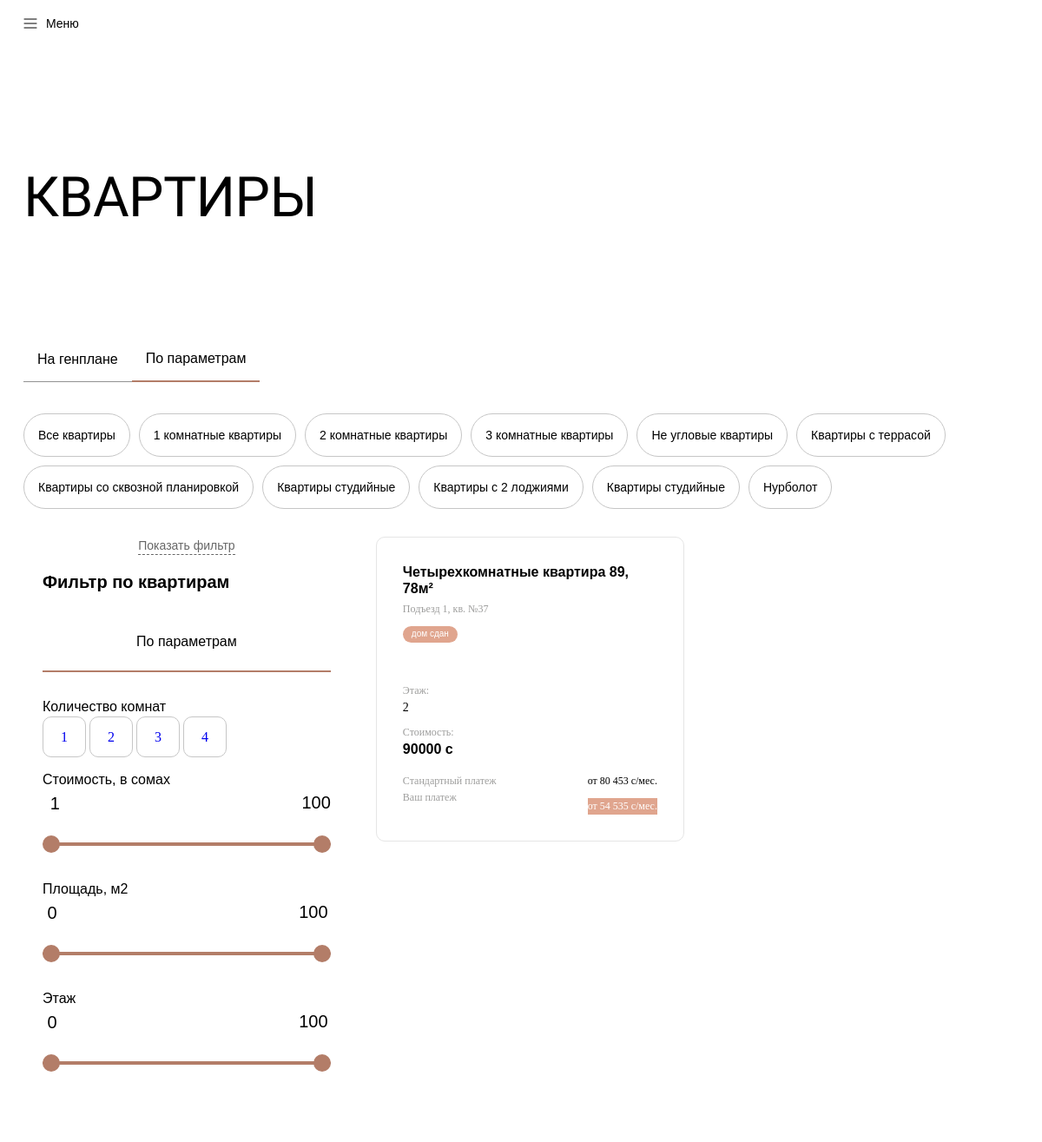
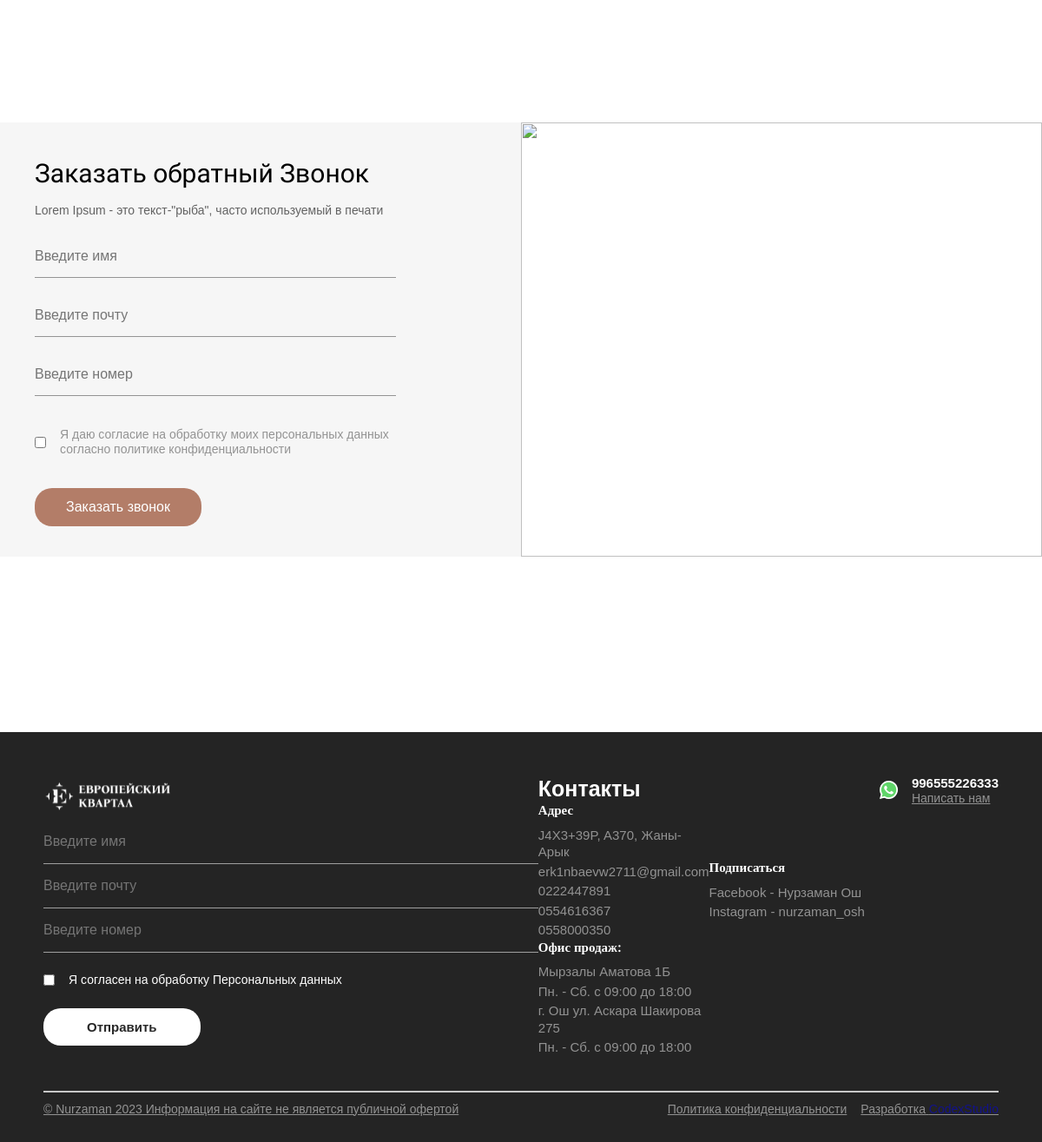
Page /catalog/?category=10 on the committed database (2 pictures, top to bottom).
### apps/apartment/models.py (models this page shows, shortened)
class Category(models.Model):
    title = models.CharField(
        max_length = 255,
        verbose_name = "Название категории",
        blank= True, null = True
    )
    class Meta:
        verbose_name = "Категория квартир"
        verbose_name_plural = "Категория квартир"

class Rooms(models.Model):
    title = models.CharField(
        max_length = 255,
        verbose_name = "Сколько Комнат"
    )
    def __str__(self):
        return self.title
    class Meta:
        verbose_name = "Добавить Комнаты"
        verbose_name_plural = "Добавить Комнаты"

class Apartment(models.Model):
    category = models.ForeignKey(
        Category,
        related_name = "category_room",
        on_delete = models.CASCADE,
        blank= True, null = True
    )
    room = models.ForeignKey(
        Rooms,
        on_delete = models.CASCADE
    )
    razmer = models.CharField(
        max_length = 255,
        verbose_name = "Размер"
    )
    info = models.CharField(
        max_length = 255,
        verbose_name ="Дополнительная информация",
        blank = True,null=True
    )
    layote = ResizedImageField(
        force_format="WEBP",
        quality=100,
        upload_to='layote/',
        verbose_name="Фотография планировки",
        blank = True, null = True
    )
    plan = ResizedImageField(
        force_format="WEBP",
        quality=100,
        upload_to='plan/',
        verbose_name="Фотография на плане этажа",
        blank = True, null = True
    )
    object = ResizedImageField(
        force_format="WEBP",
        quality=100,
        upload_to='object/',
        verbose_name="Фотография на объекте",
        blank = True, null = True
    )
    price = models.CharField(
        max_length = 255,
        verbose_name = "Цена"
    )
    floor = models.ForeignKey(
        Floor,
        related_name = "floor_form",
        on_delete = models.CASCADE,
        verbose_name = "Сколько этаж",
        blank=True,null = True
    )
    exploitation = models.CharField(
        max_length = 255,
        verbose_name = "Ввод в эксплуатацию"
    )
    layout_text = models.CharField(
        max_length = 255,
        verbose_name = "Тип планировок "
    )
    status = models.ForeignKey(
        Status,
        related_name = "choise_room",
        on_delete = models.CASCADE,
        blank = True, null = True
    )
    class Meta:
        verbose_name = "Добавить Квартиру"
        verbose_name_plural = "Добавить Квартиру"

class Status(models.Model):
    title = models.CharField(
        max_length = 255,
        verbose_name = "Статус квартиры"
    )
    def __str__(self):
        return self.title
    class Meta:
        verbose_name = "Добавить Статус"
        verbose_name_plural = "Добавить Статус"

class Floor(models.Model):
    title = models.CharField(
        max_length = 2,
        verbose_name = "Номер этажа"
    )
    def __str__(self):
        return self.title
    class Meta:
        verbose_name = "Добавить Этажи"
        verbose_name_plural = "Добавить Этажи"

### apps/contacts/models.py (models this page shows, shortened)
class ContactInfo(models.Model):
    title = RichTextField(
        verbose_name="Информационный текст",
        blank=True,null=True
    )
    image = ResizedImageField(
        force_format="WEBP",
        quality=100,
        upload_to='gallery/',
        verbose_name="Фотография",
        blank = True, null = True
    )
    class Meta:
        verbose_name = "Заказать обратный Звонок"
        verbose_name_plural = "Заказать обратный Звонок"

### apps/base/models.py (models this page shows, shortened)
class Settings(models.Model):
    title = models.CharField(
        max_length=255,
        verbose_name="Название сайта"
    )
    descriptions = models.TextField(
        verbose_name="Информационный текст",
        blank=True,null=True
    )
    logo = ResizedImageField(
        force_format="WEBP",
        quality=100,
        upload_to='logo/',
        verbose_name="Логотип Компании",
        blank = True, null = True
    )
    logo_complex = ResizedImageField(
        force_format="WEBP",
        quality=100,
        upload_to='logo/',
        verbose_name="Логотип Комплекса",
        blank = True, null = True
    )
    email = models.EmailField(
        max_length=255,
        verbose_name='Почта'
        )
    location = models.CharField(
        max_length=255,
        verbose_name='Адрес'
    )
    whatsapp = models.URLField(
        verbose_name='Whatspp URL',
        blank=True, null=True
    )
    whatsapp_number = models.CharField(
        max_length = 255,
        verbose_name = "Whatsapp номер"
    )
    instagram = models.URLField(
        verbose_name='Instagram URL',
        blank=True, null=True
    )
    youtube = models.URLField(
        verbose_name='Youtube URL',
        blank=True, null=True
    )
    facebook = models.URLField(
        verbose_name='Facebook URL',
        blank=True, null=True
    )
    class Meta:
            verbose_name = "Основная настройка"
            verbose_name_plural = "Основные настройки"

class SettingsPhone(models.Model):
    settings = models.ForeignKey(Settings, related_name='phone_title', on_delete=models.CASCADE)
    phone = models.CharField(
          max_length = 255,
          verbose_name = "Телефонный номер"
     )
    class Meta:
        unique_together = ('settings', 'phone')
        verbose_name = "Дополнительный телефонный номер"
        verbose_name_plural = "Дополнительный телефонный номер"

class SettingsOffice(models.Model):
    settings = models.ForeignKey(Settings, related_name='office_title', on_delete=models.CASCADE)
    location = models.CharField(
        max_length=255,
        verbose_name='Адрес'
    )
    phone = models.CharField(
          max_length = 255,
          verbose_name = "График работы"
     )
    class Meta:
        unique_together = ('settings', 'phone', 'location')
        verbose_name = "Офис продаж"
        verbose_name_plural = "Офис продаж"

class SettingsSoc(models.Model):
    settings = models.ForeignKey(Settings, related_name='settings_soc', on_delete=models.CASCADE)
    title = models.CharField(
          max_length = 255,
          verbose_name = "Название соц.сети"
     )
    username = models.CharField(
        max_length = 255,
        verbose_name = "username аккаунта"
    )
    url = models.URLField(
        verbose_name = "Ссылка"
    )
    class Meta:
        unique_together = ('settings', 'title')
        verbose_name = "Соц сети"
        verbose_name_plural = "Соц сети"

### apps/apartment/views.py (the view, shortened to what this page needs)
# urls.py: path('catalog/', views.catalog, name="catalog"),
def catalog(request):
    settings = Settings.objects.latest("id")
    categories = models.Category.objects.all()
    category_id = request.GET.get('category')
    apartments = models.Apartment.objects.all()
    if category_id:
        apartments = apartments.filter(category__id=category_id)
    rooms = models.Rooms.objects.all()
    rooms_id = request.GET.get("room")
    items_per_page = 4
    paginator = Paginator(apartments, items_per_page)
    page = request.GET.get('page')
    try:
        apartments = paginator.page(page)
    except PageNotAnInteger:
        apartments = paginator.page(1)
    except EmptyPage:
        apartments = paginator.page(paginator.num_pages)
        apartments = paginator.page(paginator.num_pages)
    contactinfo = ContactInfo.objects.latest('id')
    return render(request, 'catalog.html', locals())

### templates/catalog.html (shortened to what this page needs)
{% load static %}
<!DOCTYPE html>
<html lang="en">
  <head>
    <link rel="stylesheet" href="{% static 'assets/styles/style.css' %}" />
    <link rel="stylesheet" href="{% static 'assets/styles/swiperStyle.css' %}" />
  </head>
  <body>
    <header class="header" style="height: fit-content">
      <nav class="nav" style="background-color: white">
        <div class="burger" id="menuButton">
          <svg xmlns="http://www.w3.org/2000/svg" width="16" height="12" viewBox="0 0 16 12" fill="none">
            <path d="M1 1H15" stroke="black" stroke-linecap="round" />
            <path d="M1 6H15" stroke="black" stroke-linecap="round" />
            <path d="M1 11H15" stroke="black" stroke-linecap="round" />
          </svg>
          <p style="color: black">Меню</p>
        </div>
      </nav>
      <br />
    </header>
    <br />
    <br /><br />
    <main class="main" style="padding: 0 27px">
      <br />
      <h1>КВАРТИРЫ</h1>
      <br /><br /><br /><br />
      <div class="sliderLink" style="margin-top: 30px;">
        <a href="{% url 'genplaning' %}">
          <div class="navSlideLink" style="padding: 1rem">На генплане</div>
        </a>
        <div class="navSlideLink activee" style="padding: 1rem">По параметрам</div>
      </div>
      <br /><br />
      <div class="filterList">
        <a href="{% url 'catalog' %}" class="filterItem">Все квартиры</a>
        {% for category in categories %}
        <a href="{% url 'catalog' %}?category={{ category.id }}" class="filterItem">{{ category.title }}</a>
        {% endfor %}
      </div>
    </main>
    <div class="filterZone" style="padding: 0 27px">
      <div class="scrollBar" >
        <div id="openFilter" class="moreFlatCard">
          <p>Показать фильтр</p>
        </div>
        <div class="leftFilteredZone">
          <h1>Фильтр по квартирам</h1>
          <div class="sliderLink">
            <div class="navSlideLink activee" style="width: 100%">По параметрам</div>
          </div>
          <div>
            <h2>Количество комнат</h2>
            {% for room in rooms %}
              <a href="{% url 'catalog' %}?room={{ room.id }}" class="roomButton">{{ room.id }}</a>
            {% endfor %}
          </div>
          <div>
            <h2>Стоимость, в сомах</h2>
            <br /><br />
            <div>
              <div class="range-slider">
                <input type="range" id="min_price" name="min_price"  min="1" max="100" step="1" value="0000" class="range-slider__input" />
                <input type="range"  id="max_price" name="max_price"min="1" max="100" step="1" value="100000" class="range-slider__input" />
              </div>
            </div>
          </div>
          <div>
            <h2>Площадь, м2</h2>
            <br /><br />
            <div>
              <div class="range-slider">
                <input type="range" min="0" max="100" step="1" value="0" class="range-slider__input" />
                <input type="range" min="0" max="100" step="1" value="100" class="range-slider__input" />
              </div>
            </div>
          </div>
          <div>
            <h2>Этаж</h2>
            <br /><br />
            <div>
              <div class="range-slider">
                <input type="range" min="0" max="100" step="1" value="0" class="range-slider__input" />
                <input type="range" min="0" max="100" step="1" value="100" class="range-slider__input" />
              </div>
            </div>
          </div>
        </div>
      </div>
      <div class="flatList">
        {% for apartment in apartments %}
        <a href="{% url 'planing' apartment.id %}">
          <div class="flatListCard">
            <div class="cardHead">
              <h1>{{apartment.room}} квартира {{apartment.razmer}}</h1>
              <p>{{apartment.info}}</p>
            </div>
            {% if apartment.status%}
            <button class="flatMetka">{{apartment.status}}</button>
            {% endif %}
            <br />
            <div class="cardFlatImage">
            </div>
            <br />
            <div class="cardFlatInf">
              <p>Этаж:</p>
              <h2>{{apartment.floor}} </h2>
            </div>
            <div class="cardFlatInf">
              <p>Стоимость:</p>
              <h1>{{apartment.price}} с</h1>
            </div>
            <br />
            <div class="cardFootFlat">
              <div>
                <h1>Стандартный платеж <img width="14px" src="{% static 'assets/svg/div.tooltip-circle.svg' %}" alt="" /></h1>
                <h1>Ваш платеж <img width="14px" src="{% static 'assets/svg/div.tooltip-circle — копия.svg' %}" alt="" /></h1>
              </div>
              <div>
                <h2>от 80 453 с/мес.</h2>
                <h3>от 54 535 с/мес.</h3>
              </div>
            </div>
          </div>
        </a>
        {% endfor %}
      </div>
    </div>
    <br /><br />
    <div class="h100"></div>
    {% include 'include/contact_form.html'%}
    <br /><br /><br /><br />
    <div class="h100"></div>
    {% include "include/footer.html" %}
  </body>
</html>

### templates/include/contact_form.html (shortened to what this page needs)
<section id="section6" class="form">
    <form method = "POST" class="formSection">
      {{contactinfo.title|safe}}
      <input placeholder="Введите имя" name = "name" class="Forminput" type="text" />
      <input placeholder="Введите почту" name = "email"  class="Forminput" type="email" />
      <input placeholder="Введите номер" name = "number"  class="Forminput" type="text" />
      <div class="checkbox">
        <input type="checkbox" name="consent"  id="agreementFeedback" />
        <label for="agreementFeedback">
          Я даю согласие на обработку моих персональных данных<br />
          согласно политике конфиденциальности
        </label>
      </div>
      <button name = "call1" class="formButton">Заказать звонок</button>
    </form>
    <div class="formImager">
      <img src="{{contactinfo.image.url}}" alt="" />
    </div>
  </section>

### templates/include/footer.html (shortened to what this page needs)
{% load static %}
<footer class="footer">
    <form method = "POST">
      <div class="leftFooter">
        <img src="{% static 'assets/svg/Mask group.svg' %}" alt="" />
      </div>
            <input placeholder="Введите имя" name = "name2" class="Forminputt" type="text" />
            <input placeholder="Введите почту"  name = "email2" class="Forminputt" type="email" />
            <input placeholder="Введите номер"  name = "number2" class="Forminputt" type="text" />
            <div class="checkboxx">
                <input type="checkbox" name="consent2"   />
                <p>Я согласен на обработку Персональных данных</p>
            </div>
            <button name = "call2" class="footerButton">Отправить</button>
    </form>
    <div class="footerCenter">
      <h1>Контакты</h1>
      <div>
        <h1>Адрес</h1>
        <p>{{settings.location}}</p>
        <p>{{settings.email}}</p>
        {% for settings in settings.phone_title.all%}
        <p>{{settings.phone}}</p>
        {% endfor %}
      </div>
      <div>
        <h1>Офис продаж:</h1>
        {% for settings in settings.office_title.all%}
        <p>{{settings.location}}</p>
        <p>{{settings.phone}}</p>
        {% endfor %}
      </div>
    </div>
    <div class="footerCenter">
      <div>
        <h1>Подписаться</h1>
        {% for settings in settings.settings_soc.all %}
        <a href="{{settings.url}}">
          <p>{{settings.title}} - {{settings.username}}</p>
        </a>
        {% endfor %}
      </div>
    </div>
    <div class="footerRight">
      <a href="{{settings.whatsapp}}">
        <div class="writeUs">
          <p>
            {{settings.whatsapp_number}}
            <br />
            <u> Написать нам</u>
          </p>
        </div>
      </a>
      <div class="sosial">
        {% if settings.whatsapp%}
        <a href="{{settings.whatsapp}}">
        </a>
        {% endif %}
      </div>
    </div>
  </footer>
  <footer class="footer" style="flex-direction: column">
    <div class="line mobileNoneDiv"></div>
    <div class="underFoot">
      <div class="writeUs">
        <p><u>© Nurzaman 2023 Информация на сайте не является публичной офертой</u></p>
      </div>
      <div class="writeUs">
        <p><u>Политика конфиденциальности</u></p>
        <p><u>Разработка <a href = "https://codexstudio.site/">CodexStudio</a></u></p>
      </div>
    </div>
  </footer>

### rows in the picture
Category: title "1 комнатные квартиры"
Category: title "2 комнатные квартиры"
Category: title "3 комнатные квартиры"
Category: title "Не угловые квартиры"
Category: title "Квартиры с террасой"
Category: title "Квартиры со сквозной планировкой"
Category: title "Квартиры студийные"
Category: title "Квартиры с 2 лоджиями"
Category: title "Квартиры студийные"
Category: title "Нурболот"
Rooms: id "1"
Rooms: id "2"
Rooms: id "3"
Rooms: id "4"
Apartment: room "Четырехкомнатные", razmer "89, 78м²", info "Подъезд 1, кв. №37", status "дом сдан", floor "2", price "90000"
ContactInfo: title "Заказать обратный Звонок Lorem Ipsum - это текст-\"рыба\", часто используемый в печати"
Settings: location "J4X3+39P, A370, Жаны-Арык", email "erk1nbaevw2711@gmail.com", whatsapp_number "996555226333"
SettingsPhone: phone "0222447891"
SettingsPhone: phone "0554616367"
SettingsPhone: phone "0558000350"
SettingsOffice: location "Мырзалы Аматова 1Б", phone "Пн. - Сб. c 09:00 до 18:00"
SettingsOffice: location "г. Ош ул. Аскара Шакирова 275", phone "Пн. - Сб. c 09:00 до 18:00"
SettingsSoc: title "Facebook", username "Нурзаман Ош"
SettingsSoc: title "Instagram", username "nurzaman_osh"
